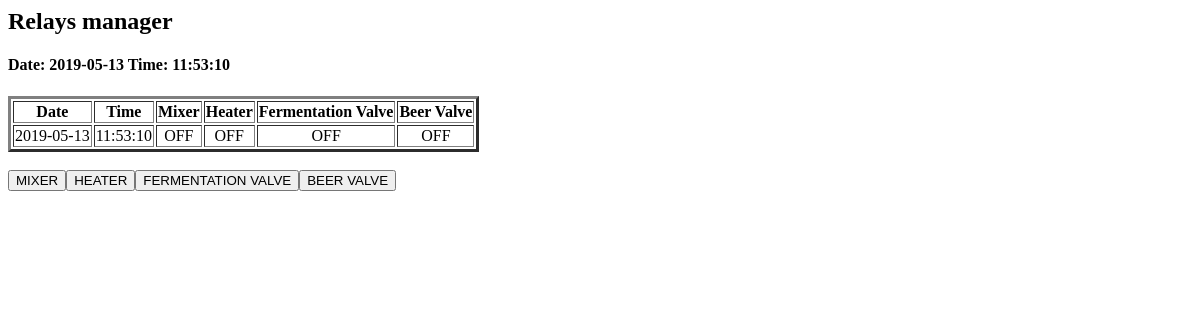
Page /relays on the earlier database version.
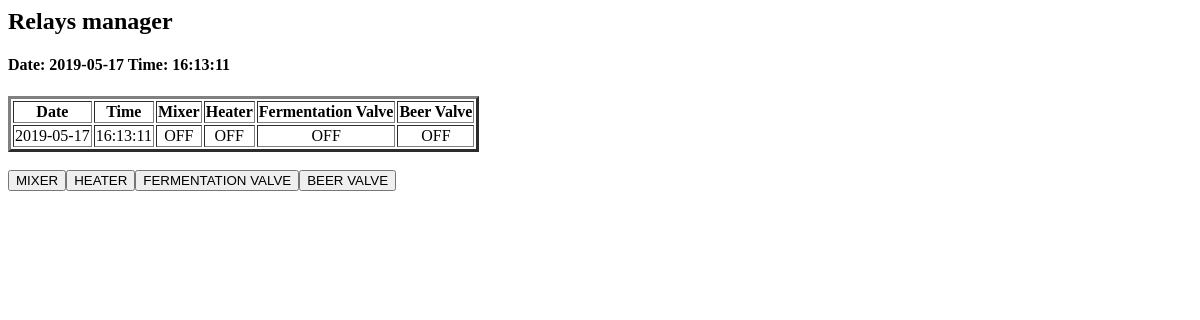
Same page on the later database version.
### tables this page shows
CREATE TABLE "sensors" (
	`tdate`	DATE,
	`ttime`	TIME,
	`tempferm`	NUMERIC,
	`tempbeer`	NUMERIC,
	`capferm`	NUMERIC,
	`capbeer`	NUMERIC,
	`mixer`	TEXT,
	`heater`	TEXT,
	`valferm`	TEXT,
	`valbeer`	TEXT
);

### selec_temps.py (the view)
@app.route('/relays', methods=['GET','POST'])
def Relays():
	conn = sqlite3.connect('lleidabeer.db')
	print("Opened database successfully")
	if request.method == "GET":
			llista =[]
			cursor = conn.execute("SELECT  tdate,ttime,mixer,heater,valferm,valbeer from sensors")
			for row in cursor:
				llista.append(row)
			print("Operation done successfully")
			llista = llista[-1:]
			conn.close()
			return  render_template("relays.html",llista=llista)
	elif request.method == "POST":
		llista =[]
		cursor = conn.execute("SELECT  tdate,ttime,tempbeer,tempferm,capferm,capbeer,mixer,heater,valferm,valbeer from sensors")
		for row in cursor:
				llista.append(row)
		llista = llista[-1:]
                time = datetime.now().strftime("%H:%M:%S")
		data= date.today()
 		temperaturabirra = llista[0][2]
		temperaturaferm = llista[0][3]
		capaciferm = llista[0][4]
                capacibeer = llista[0][5]
                mix = llista[0][6]
                heat = llista[0][7]
                valvuferm = llista[0][8]
                valvubeer = llista[0][9]
		var='OFF'
		hsname = request.form.get("Heater")
		if hsname== 'HEATER':
			if  heat== 'OFF':
				heat= 'ON'
			else:
				heat='OFF'
		hsname = request.form.get("Mixer")
		if hsname== 'MIXER':
			if  mix== 'OFF':
				mix= 'ON'
			else:
				mix='OFF'
		hsname = request.form.get("Beerval")
		if hsname== 'BEER VALVE':
		   	if  valvubeer== 'OFF':
				valvubeer= 'ON'
			else:
				valvubeer='OFF'
		hsname = request.form.get("Fermval")
		if hsname== 'FERMENTATION VALVE':
		   	if  valvuferm== 'OFF':
				valvuferm= 'ON'
			else:
				valvuferm='OFF'
		cursor = conn.execute("insert into sensors (tdate,ttime,tempbeer,tempferm,capferm,capbeer,mixer,heater,valferm,valbeer) values (?,?,?,?,?,?,?,?,?,?)",(data,time,temperaturabirra,temperaturaferm,capaciferm,capacibeer,mix,heat,valvuferm,valvubeer))
		conn.commit()
		conn.close()
		return redirect("/relays")

### templates/relays.html (shortened to what this page needs)
<html>
  <head>
  </head>
  <body>
    <h2>Relays manager</h2>
 <h4>Date: {{llista[-1][0]}}  Time: {{llista[-1][1]}}</h4>
    <table border="3">
      <tr align="center">
        <th>Date</th>
	<th>Time</th>
	<th>Mixer</th>
	<th>Heater</th>
	<th>Fermentation Valve</th>
	<th>Beer Valve</th>
      </tr>
	{% for row in llista %}
          <tr align="center">
	  {% for cell in row %}
	    <td> {{cell}} </td>
	  {% endfor %}
	  </tr>
	{% endfor %}
    </table>
  	<form action="/relays" method="post">
	<br><input type="submit" name="Mixer" value="MIXER"><input type="submit" name="Heater" value="HEATER" ><input type="submit" name="Fermval" value="FERMENTATION VALVE"><input type="submit" name="Beerval" value="BEER VALVE">
  </body>
</html>

Differences in the rows shown:
no longer on this page (row unchanged): sensors: tdate "2019-05-13", ttime "11:53:10", mixer "OFF", heater "OFF", valferm "OFF", valbeer "OFF"
added sensors: tdate "2019-05-17", ttime "16:13:11", mixer "OFF", heater "OFF", valferm "OFF", valbeer "OFF"
